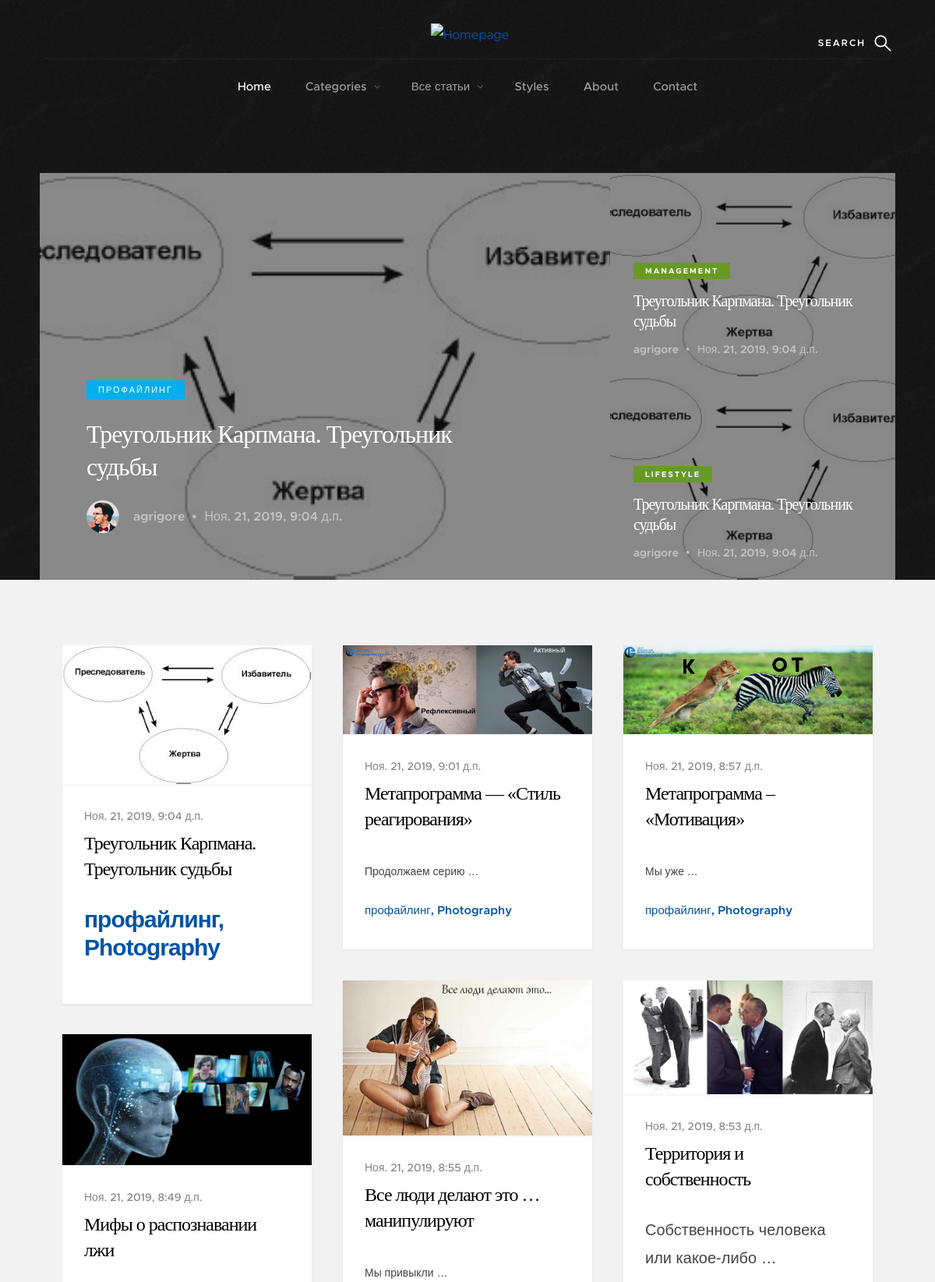
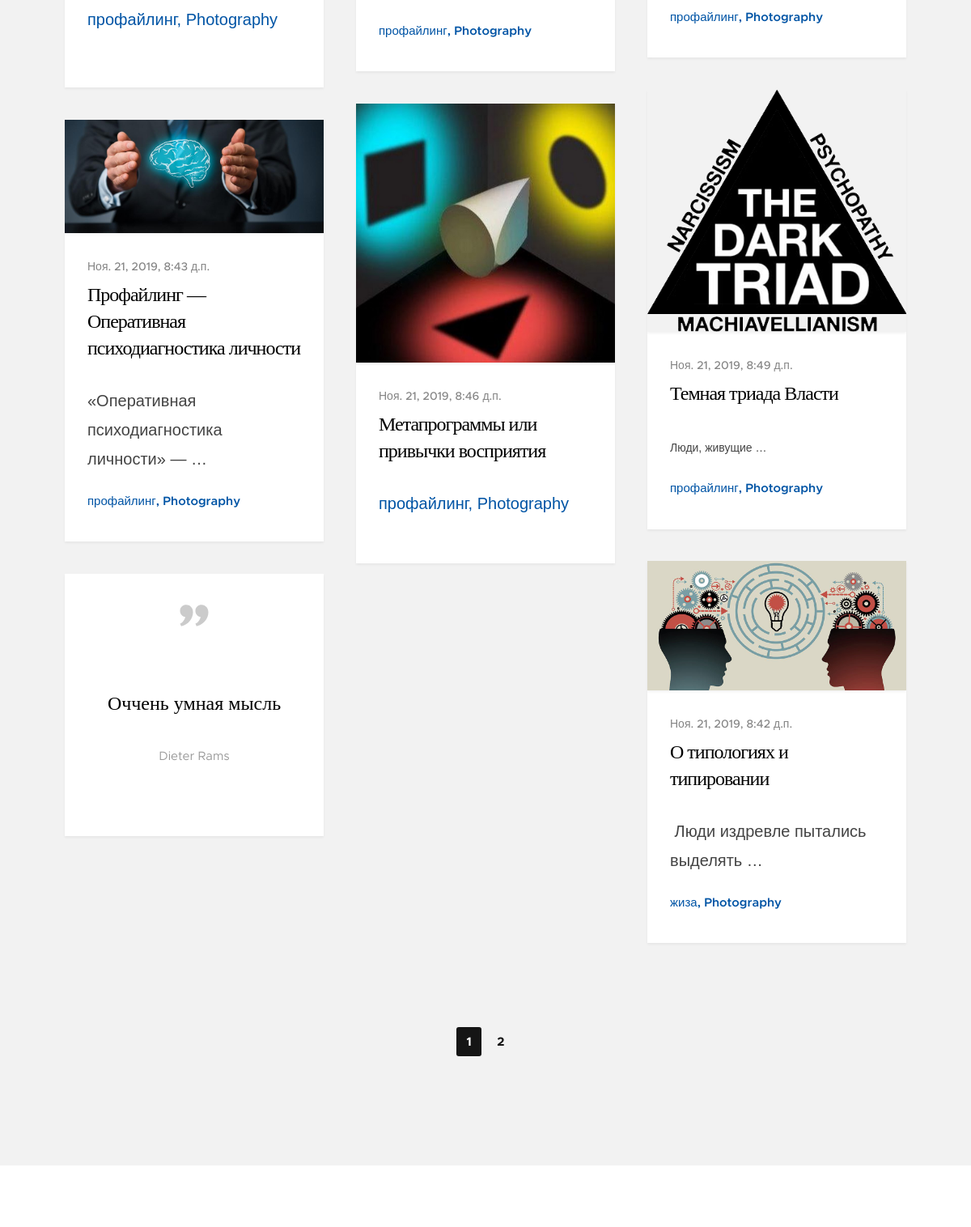
Screenshot of /blog/ (upper part) with the database file from the repository (2 pictures, top to bottom).
### Blog/models.py (models this page shows, shortened)
class Post (models.Model):
    STATUS_CHOICES = (('draft', 'Draft'), ('published', 'Published'))
    title = models.CharField(max_length=250, verbose_name='Название')
    category = models.ForeignKey(Category, verbose_name='Категория', on_delete=models.SET_NULL, null=True)
    slug = models.SlugField(max_length=250, unique_for_date='published')
    author = models.ForeignKey(User, on_delete=models.CASCADE, related_name='blog_posts')
    image = models.ImageField(upload_to= generate_filename, verbose_name='Изображение')
    body = models.TextField(verbose_name='Содержание')
    published = models.DateTimeField(default=timezone.now)
    created = models.DateTimeField(auto_now_add=True)
    update = models.DateTimeField(auto_now=True)
    likes = models.PositiveIntegerField(default=0, verbose_name='Лайки')
    dislikes = models.PositiveIntegerField(default=0, verbose_name='Дизлайки')
    status = models.CharField(max_length=10, choices=STATUS_CHOICES, default='draft')
    class Meta:
        ordering = ('-published',)
    def get_absolute_url(self):
        return reverse('Blog:post_detail', args=[self.published.year, self.published.month, self.published.day, self.slug])

class Category(models.Model):
    title = models.CharField('Название', max_length=50)
    class Meta:
        verbose_name = 'Категория'
        verbose_name_plural = 'Категории'
    def __str__(self):
        return self.title

class Wisdom(models.Model):
    w_title = models.CharField(max_length=50, verbose_name='Название мысли')
    slug = models.SlugField(max_length=250, unique_for_date='published')
    message = models.TextField(max_length= 300, verbose_name='Содержание мысли')
    published = models.DateTimeField(default=timezone.now)
    class Meta:
        ordering = ('-published',)

### Blog/views.py (the view)
# urls.py: path('', views.post_list, name='post_list'),
def post_list(request):
    posts = Post.objects.all()
    a_posts = Post.objects.all()[:1]
    b_posts = Post.objects.all()[:1]
    c_posts = Post.objects.all()[:1]
    wisdoms=Wisdom.objects.all()
    categorys=Post.objects.all()
    pop_posts = Post.objects.all()[:6]
    paginator = Paginator(posts, 10)
    page = request.GET.get('page')
    try:
        posts = paginator.page(page)
    except PageNotAnInteger:
        posts = paginator.page(1)
    except EmptyPage:
        posts = paginator.page(paginator.num_pages)
    return render(request,'blog/post/list.html', {'page': page, 'posts': posts, 'wisdoms': wisdoms, 'a_posts': a_posts, 'b_posts': b_posts, 'c_posts': c_posts,
                   'pop_posts': pop_posts, 'categorys': categorys})

### templates/Blog/post/list.html (shortened to what this page needs)
{% extends 'Blog/index.html' %}
{% block s-content %}
   <section class="s-content">
        <div class="row masonry-wrap">
            <div class="masonry">
{% for post in posts %}
                <article class="masonry__brick entry format-standard" data-aos="fade-up">
                    <div class="entry__thumb">
                        <a href="{{ post.get_absolute_url }}" class="entry__thumb-link">
                            <img src="{{ post.image.url }}"
                                    srcset="{{post.image}} 1x, {{post.image}} 2x" alt="">
                        </a>
                    </div>
                    <div class="entry__text">
                        <div class="entry__header">
                            <div class="entry__date">
                                <a href="{{ post.get_absolute_url }}">{{ post.published }}</a>
                            </div>
                            <h1 class="entry__title"><a href="{{ post.get_absolute_url }}">{{ post.title }}</a></h1>
                        </div>
                        <div class="entry__excerpt">
                            <p>
                                {{ post.body|truncatewords:30|safe }}
                            </p>
                        </div>
                        <div class="entry__meta">
                            <span class="entry__meta-links">
                                <a href="category.html">{{post.category}}</a>
                                <a href="category.html">Photography</a>
                            </span>
                        </div>
                    </div>
                </article>
{% endfor %}
{% for wisdom in wisdoms %}
                <article class="masonry__brick entry format-quote" data-aos="fade-up">
                    <div class="entry__thumb">
                        <blockquote>
                            <p>{{wisdom.message}}</p>
                                <cite>Dieter Rams</cite>
                        </blockquote>
                    </div>
                </article>
{% endfor %}
            </div>
        </div>
{% endblock %}

### templates/Blog/index.html (shortened to what this page needs)
{% load static %}
<!DOCTYPE html>
<html class="no-js" lang="en">
<head>
    <link rel="stylesheet" href="{% static 'css/base.css'%}">
    <link rel="stylesheet" href="{% static 'css/vendor.css'%}">
    <link rel="stylesheet" href="{% static 'css/main.css'%}">
</head>
<body id="top">
    <section class="s-pageheader s-pageheader--home">
        <header class="header">
            <div class="header__content row">
                <div class="header__logo">
                    <a class="logo" href="{% url 'blog:post_list' %}">
                        <img src="/media/qwer.png" alt="Homepage">
                    </a>
                </div>
                <ul class="header__social">
                    <li>
                        <a href="#0"><i class="fa fa-facebook" aria-hidden="true"></i></a>
                    </li>
                    <li>
                        <a href="#0"><i class="fa fa-twitter" aria-hidden="true"></i></a>
                    </li>
                    <li>
                        <a href="#0"><i class="fa fa-instagram" aria-hidden="true"></i></a>
                    </li>
                    <li>
                        <a href="#0"><i class="fa fa-pinterest" aria-hidden="true"></i></a>
                    </li>
                </ul>
                <a class="header__search-trigger" href="#0"></a>
                <nav class="header__nav-wrap">
                    <ul class="header__nav">
                        <li class="current"><a href="#" title="">Home</a></li>
                        <li class="has-children">
                            <a href="#0" title="">Categories</a>
                        </li>
                        <li class="has-children">
                            <a href="post/detail.html" title="">Все статьи</a>
                        </li>
                        <li><a href="style-guide.html" title="">Styles</a></li>
                        <li><a href="about.html" title="">About</a></li>
                        <li><a href="contact.html" title="">Contact</a></li>
                    </ul>
                </nav>
            </div>
        </header>
        {% for a_post in a_posts %}
        <div class="pageheader-content row">
            <div class="col-full">
                <div class="featured">
                    <div class="featured__column featured__column--big">
                        <div class="entry" style="background-image:url({{ a_post.image.url }});">
                            <div class="entry__content">
                                <span class="entry__category"><a href="{{ a_post.category.url }}">{{a_post.category}}</a></span>
                                <h1><a href="#0"> <a href="{{ a_post.get_absolute_url }}"> {{ a_post.title }}</a> </h1>
                                <div class="entry__info">
                                    <a href="#0" class="entry__profile-pic">
                                        <img class="avatar" src="images/avatars/user-03.jpg" alt="">
                                    </a>
                                    <ul class="entry__meta">
                                        <li><a href="{{ a_post.author.url }}">{{ a_post.author }}</a></li>
                                        <li>{{a_post.published}}</li>
                                    </ul>
                                </div>
                            </div>
                        </div>
{% endfor %}
                    </div>
{% for b_post in b_posts %}
                    <div class="featured__column featured__column--small">
                        <div class="entry" style="background-image:url({{ b_post.image.url }});">
                            <div class="entry__content">
                                <span class="entry__category"><a href="#0">Management</a></span>
                                <h1><a href="{{ b_post.get_absolute_url }}" title="">{{ b_post.title }}</a></h1>
                                <div class="entry__info">
                                    <ul class="entry__meta">
                                        <li><a href="{{ b_post.author.url }}">{{b_post.author}}</a></li>
                                        <li>{{ b_post.published}}</li>
                                    </ul>
                                </div>
                            </div>
{% endfor %}
                        </div>
{% for c_post in c_posts %}
                        <div class="entry" style="background-image:url({{ c_post.image.url }});">
                            <div class="entry__content">
                                <span class="entry__category"><a href="#0">LifeStyle</a></span>
                                <h1><a href="{{ c_post.get_absolute_url }}" title="">{{ c_post.title }}</a></h1>
                                <div class="entry__info">
                                    <ul class="entry__meta">
                                        <li><a href="#0">{{ c_post.author }}</a></li>
                                        <li>{{c_post.published}}</li>
                                    </ul>
                                </div>
                            </div>
                        </div>
                    </div>
        {% endfor %}
        </div>
            </div>
        </div>
    </section>
{% block s-content %}
{% endblock %}
       <div class="row">
            <div class="col-full">
                <nav class="pgn">
                    <ul>
                    {% for num in posts.paginator.page_range %}
                    {% if num == posts.number %}
                        <li><span class="pgn__num current">{{ num }}</span></li>
                    {% else %}
                        <li><a class="pgn__num" href="?page={{ num }}">{{ num }}</a></li>
                    {% endif %}
                    {% endfor %}
        </div>
    </section>
{% block content %}
    <section class="s-extra">
    </section>
{% endblock %}
</body>
</body>
</html>

### static/css/base.css (style rules this page uses)
html { font-family: sans-serif; line-height: 1.15; -ms-text-size-adjust: 100%; -webkit-text-size-adjust: 100%; }
body { margin: 0; }
article, aside, footer, header, nav, section { display: block; }
h1 { font-size: 2em; margin: 0.67em 0; }
a { background-color: transparent; -webkit-text-decoration-skip: objects; }
img { border-style: none; }
html { font-size: 62.5%; box-sizing: border-box; }
*, *::before, *::after { box-sizing: inherit; }
body { font-weight: normal; line-height: 1; word-wrap: break-word; text-rendering: optimizeLegibility; -webkit-overflow-scrolling: touch; -webkit-text-size-adjust: none; }
body, input, button { -moz-osx-font-smoothing: grayscale; -webkit-font-smoothing: antialiased; }
img, video { max-width: 100%; height: auto; }
div, dl, dt, dd, ul, ol, li, h1, h2, h3, h4, h5, h6, pre, form, p, blockquote, th, td { margin: 0; padding: 0; }
h1, h2, h3, h4, h5, h6 { -webkit-font-smoothing: auto; -webkit-font-smoothing: antialiased; -webkit-font-variant-ligatures: common-ligatures; -moz-font-variant-ligatures: common-ligatures; font-variant-ligatures: common-ligatures; text-rendering: optimizeLegibility; }
em, i { font-style: italic; line-height: inherit; }
ol, ul { list-style: none; }
li { display: block; }
a { text-decoration: none; line-height: inherit; }
a img { border: none; }
.row { width: 94%; max-width: 1200px; margin: 0 auto; }
.row:after { content: ""; display: table; clear: both; }
[class*="col-"] { float: left; padding: 0 20px; }
.col-twelve, .col-full { width: 100%; }
@media only screen and (max-width: 1200px) { [class*="col-"] { padding: 0 15px; } }

### rows the page displays
Post: image (picture), category "ПРОФАЙЛИНГ", title "Треугольник Карпмана. Треугольник судьбы", author "agrigore", published "Ноя. 21, 2019, 9:04 д.п.", category "профайлинг"
Post: image (picture), published "Ноя. 21, 2019, 9:01 д.п.", title "Метапрограмма — «Стиль реагирования»", body "Продолжаем серию …", category "профайлинг"
Post: image (picture), published "Ноя. 21, 2019, 8:57 д.п.", title "Метапрограмма – «Мотивация»", body "Мы уже …", category "профайлинг"
Post: image (picture), published "Ноя. 21, 2019, 8:55 д.п.", title "Все люди делают это … манипулируют", body "Мы привыкли …", category "профайлинг"
Post: image (picture), published "Ноя. 21, 2019, 8:53 д.п.", title "Территория и собственность", body "Собственность человека или какое-либо …", category "профайлинг"
Post: image (picture), published "Ноя. 21, 2019, 8:49 д.п.", title "Мифы о распознавании лжи", category "профайлинг"
Post: image (picture), published "Ноя. 21, 2019, 8:49 д.п.", title "Темная триада Власти", body "Люди, живущие …", category "профайлинг"
Post: image (picture), published "Ноя. 21, 2019, 8:46 д.п.", title "Метапрограммы или привычки восприятия", category "профайлинг"
Post: image (picture), published "Ноя. 21, 2019, 8:43 д.п.", title "Профайлинг — Оперативная психодиагностика личности", body "«Оперативная психодиагностика личности» — …", category "профайлинг"
Post: image (picture), published "Ноя. 21, 2019, 8:42 д.п.", title "О типологиях и типировании", body "Люди издревле пытались выделять …", category "жиза"
Wisdom: message "Оччень умная мысль"

### other values shown
{{ num }} "1"
{{ num }} "2"
